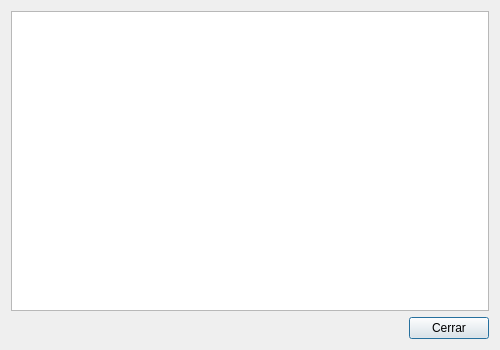
<?xml version="1.0" encoding="UTF-8"?>
<ui version="4.0">
 <class>DialogDetalleArqueo</class>
 <widget class="QDialog" name="DialogDetalleArqueo">
  <property name="geometry">
   <rect>
    <x>0</x>
    <y>0</y>
    <width>500</width>
    <height>350</height>
   </rect>
  </property>
  <property name="windowTitle">
   <string>Desglose del Arqueo</string>
  </property>
  <layout class="QVBoxLayout" name="verticalLayout">
   <item>
    <widget class="QTableView" name="tableViewDetalle">
     <property name="editTriggers">
      <set>QAbstractItemView::NoEditTriggers</set>
     </property>
     <property name="selectionBehavior">
      <enum>QAbstractItemView::SelectRows</enum>
     </property>
     <property name="sortingEnabled">
      <bool>true</bool>
     </property>
     <attribute name="horizontalHeaderStretchLastSection">
      <bool>true</bool>
     </attribute>
    </widget>
   </item>
   <item>
    <layout class="QHBoxLayout" name="horizontalLayout">
     <item>
      <spacer name="horizontalSpacer">
       <property name="orientation">
        <enum>Qt::Horizontal</enum>
       </property>
       <property name="sizeHint" stdset="0">
        <size>
         <width>40</width>
         <height>20</height>
        </size>
       </property>
      </spacer>
     </item>
     <item>
      <widget class="QPushButton" name="pushButtonCerrar">
       <property name="text">
        <string>Cerrar</string>
       </property>
      </widget>
     </item>
    </layout>
   </item>
  </layout>
 </widget>
 <resources/>
 <connections>
  <connection>
   <sender>pushButtonCerrar</sender>
   <signal>clicked()</signal>
   <receiver>DialogDetalleArqueo</receiver>
   <slot>accept()</slot>
   <hints>
    <hint type="sourcelabel">
     <x>445</x>
     <y>325</y>
    </hint>
    <hint type="destinationlabel">
     <x>250</x>
     <y>175</y>
    </hint>
   </hints>
  </connection>
 </connections>
</ui>
